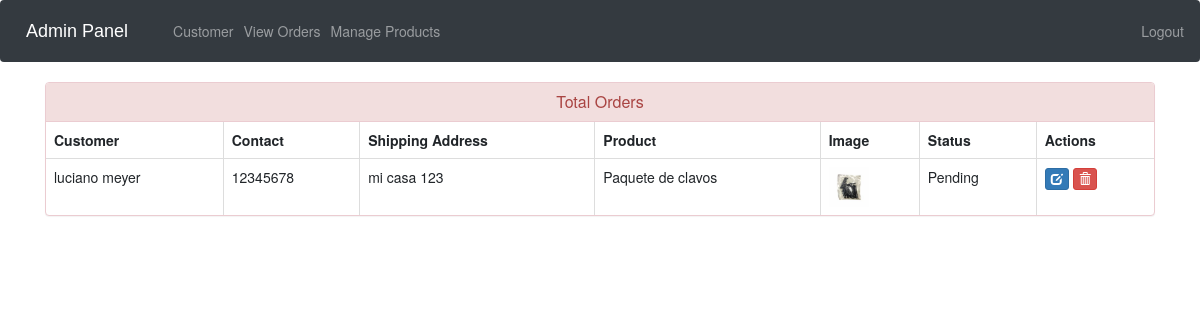
The page /admin-view-booking (signed in) on the database its author committed.
### ecom/models.py (models this page shows, shortened)
class Customer(models.Model):
    user=models.OneToOneField(User,on_delete=models.CASCADE)
    profile_pic= models.ImageField(upload_to='profile_pic/CustomerProfilePic/',null=True,blank=True)
    address = models.CharField(max_length=40)
    mobile = models.CharField(max_length=20,null=False)
    @property
    def get_name(self):
        return self.user.first_name+" "+self.user.last_name

class Orders(models.Model):
    STATUS =(
        ('Pending','Pending'),
        ('Order Confirmed','Order Confirmed'),
        ('Out for Delivery','Out for Delivery'),
        ('Delivered','Delivered'),
    )
    customer=models.ForeignKey('Customer', on_delete=models.CASCADE,null=True)
    product=models.ForeignKey('Product',on_delete=models.CASCADE,null=True)
    email = models.CharField(max_length=50,null=True)
    address = models.CharField(max_length=500,null=True)
    mobile = models.CharField(max_length=20,null=True)
    order_date= models.DateField(auto_now_add=True,null=True)
    status=models.CharField(max_length=50,null=True,choices=STATUS)

class Product(models.Model):
    name=models.CharField(max_length=40)
    product_image= models.ImageField(upload_to='product_image/',null=True,blank=True)
    price = models.PositiveIntegerField()
    description=models.CharField(max_length=40)

### ecom/views.py (the view)
# urls.py: path('admin-view-booking', views.admin_view_booking_view,name='admin-view-booking'),
@login_required(login_url='adminlogin')
def admin_view_booking_view(request):
    orders=models.Orders.objects.all()
    ordered_products=[]
    ordered_bys=[]
    for order in orders:
        ordered_product=models.Product.objects.all().filter(id=order.product.id)
        ordered_by=models.Customer.objects.all().filter(id = order.customer.id)
        ordered_products.append(ordered_product)
        ordered_bys.append(ordered_by)
    return render(request,'ecom/admin_view_booking.html',{'data':zip(ordered_products,ordered_bys,orders)})

### templates/ecom/admin_view_booking.html (shortened to what this page needs)
{% extends 'ecom/admin_base.html' %}
{% load static %}
{% block content %}
<head>
  <link href="//netdna.bootstrapcdn.com/bootstrap/3.0.0/css/bootstrap.min.css" rel="stylesheet" id="bootstrap-css">
</head>
<div class="container">
  <div class="panel panel-danger">
    <div class="panel-heading">
      <h6 class="panel-title">Total Orders</h6>
    </div>
    <table class="table table-hover table-bordered" id="dev-table">
      <thead>
        <tr>
          <th>Customer</th>
          <th>Contact</th>
          <th>Shipping Address</th>
          <th>Product</th>
          <th>Image</th>
          <th>Status</th>
          <th>Actions</th>
        </tr>
      </thead>
      {% for product,customer,order in data %}
      <tr>
        {% for c in customer %}
        <td> {{c.get_name}}</td>
        <td>{{c.mobile}}</td>
        <td>{{order.address}}</td>
        {% endfor %}
        {% for p in product %}
        <td> {{p.name}}</td>
        <td> <img src="{% static p.product_image.url %}" alt="Profile Pic" height="40px" width="40px" /></td>
        <td>{{order.status}}</td>
        <td><a class="btn btn-primary btn-xs" href="{% url 'update-order' order.id  %}"><span class="glyphicon glyphicon-edit"></span></a>
        <a class="btn btn-danger btn-xs" href="{% url 'delete-order' order.id  %}"><span class="glyphicon glyphicon-trash"></span></a></td>
        {% endfor %}
      </tr>
      {% endfor %}
    </table>
  </div>
</div>
{% endblock content %}

### templates/ecom/admin_view_booking.html (style rules this page uses)
a:link { text-decoration: none; }
h6 { text-align: center; }

### rows shown on the page
Orders: address "mi casa 123", status "Pending"
Customer: get_name "luciano meyer", mobile "12345678"
Product: name "Paquete de clavos", product_image (picture)
